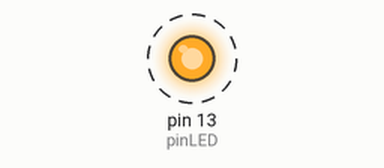
A sketch run on a simulated Arduino Uno, built with avr-gcc and run on an emulated ATmega328P. Shown: output pins drawn as LEDs (lit = HIGH). Dashed ring = blinking. What the sketch prints to the serial monitor is not drawn.

Above: at 0.5 s.
Timing chart, 0 to 4.6 s (numbered marks = the images above):
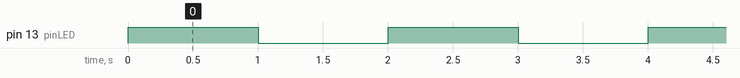

The sketch:

01_blink_basico.ino
```cpp
const int pinLED = 13;

void setup() {
  pinMode(pinLED, OUTPUT);

  Serial.begin(9600);
  Serial.println("Laboratorio 01 iniciando...");
}

void loop() {
  digitalWrite(pinLED, HIGH);
  Serial.println("LED Encendido");
  delay(1000);

  digitalWrite(pinLED, LOW);
  Serial.println("LED Apagado");
  delay(1000);
}
```

Measured:
- by itself, pin 13 (pinLED): alternates HIGH for 1.0 s and LOW for 1.0 s
